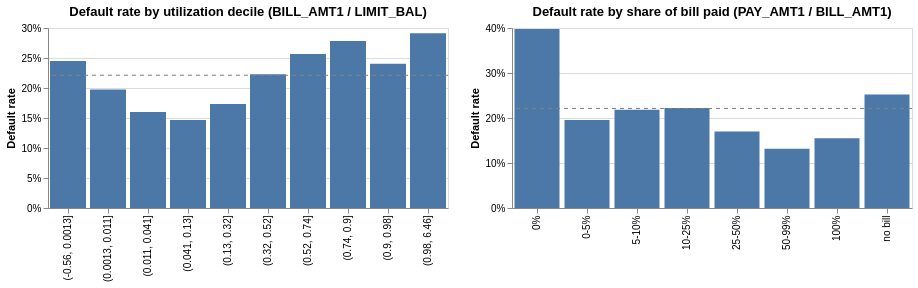

The cell this chart's notebook holds for it:
### Markdown cell above
## 4. Bills and payments

Look at BILL_AMT and PAY_AMT against LIMIT_BAL. Try a quick version of credit utilization (BILL_AMT1 / LIMIT_BAL) and a payment ratio (PAY_AMT1 / BILL_AMT1). Watch for division by zero.

### Code cell
bills = pd.DataFrame(
    {
        # Share of the credit limit used on the latest statement; negative = credit balance
        "utilization": train["BILL_AMT1"] / train["LIMIT_BAL"],
        # Share of the latest bill paid; undefined when there's no positive bill, capped at 1
        "pay_ratio": (train["PAY_AMT1"] / train["BILL_AMT1"])
        .where(train["BILL_AMT1"] > 0)
        .clip(upper=1),
    }
)
display(bills.describe().round(3))

util_groups = pd.qcut(bills["utilization"], 10, precision=2)
pay_groups = (
    pd.cut(
        bills["pay_ratio"],
        [-0.01, 0, 0.05, 0.1, 0.25, 0.5, 0.99, 1],
        labels=["0%", "0-5%", "5-10%", "10-25%", "25-50%", "50-99%", "100%"],
    )
    .cat.add_categories("no bill")
    .fillna("no bill")
)

rate_chart(util_groups, "Default rate by utilization decile (BILL_AMT1 / LIMIT_BAL)") | rate_chart(
    pay_groups, "Default rate by share of bill paid (PAY_AMT1 / BILL_AMT1)"
)

### Figure 1 — Vega specification as saved in the notebook (floating-point values rounded to 4 significant figures)
{"$schema": "https://vega.github.io/schema/vega/v6.json", "data": [{"name": "empty", "values": [{}]}, {"name": "source_0"}, {"name": "data_0", "values": [{"default_rate": 0.245, "default_rate_end": 0.245, "default_rate_start": 0.0, "group": "(-0.56, 0.0013]", "n": 2400}, {"default_rate": 0.1975, "default_rate_end": 0.1975, "default_rate_start": 0.0, "group": "(0.0013, 0.011]", "n": 2400}, {"default_rate": 0.16, "default_rate_end": 0.16, "default_rate_start": 0.0, "group": "(0.011, 0.041]", "n": 2400}, {"default_rate": 0.1467, "default_rate_end": 0.1467, "default_rate_start": 0.0, "group": "(0.041, 0.13]", "n": 2400}, {"default_rate": 0.1733, "default_rate_end": 0.1733, "default_rate_start": 0.0, "group": "(0.13, 0.32]", "n": 2400}, {"default_rate": 0.2229, "default_rate_end": 0.2229, "default_rate_start": 0.0, "group": "(0.32, 0.52]", "n": 2400}, {"default_rate": 0.2567, "default_rate_end": 0.2567, "default_rate_start": 0.0, "group": "(0.52, 0.74]", "n": 2400}, {"default_rate": 0.2783, "default_rate_end": 0.2783, "default_rate_start": 0.0, "group": "(0.74, 0.9]", "n": 2400}, {"default_rate": 0.2404, "default_rate_end": 0.2404, "default_rate_start": 0.0, "group": "(0.9, 0.98]", "n": 2400}, {"default_rate": 0.2913, "default_rate_end": 0.2913, "default_rate_start": 0.0, "group": "(0.98, 6.46]", "n": 2400}]}, {"name": "source_1"}, {"name": "data_1", "values": [{"default_rate": 0.398, "default_rate_end": 0.398, "default_rate_start": 0.0, "group": "0%", "n": 2809}, {"default_rate": 0.1957, "default_rate_end": 0.1957, "default_rate_start": 0.0, "group": "0-5%", "n": 6567}, {"default_rate": 0.2182, "default_rate_end": 0.2182, "default_rate_start": 0.0, "group": "5-10%", "n": 4111}, {"default_rate": 0.2222, "default_rate_end": 0.2222, "default_rate_start": 0.0, "group": "10-25%", "n": 2813}, {"default_rate": 0.1698, "default_rate_end": 0.1698, "default_rate_start": 0.0, "group": "25-50%", "n": 1325}, {"default_rate": 0.1319, "default_rate_end": 0.1319, "default_rate_start": 0.0, "group": "50-99%", "n": 1221}, {"default_rate": 0.1548, "default_rate_end": 0.1548, "default_rate_start": 0.0, "group": "100%", "n": 3100}, {"default_rate": 0.2522, "default_rate_end": 0.2522, "default_rate_start": 0.0, "group": "no bill", "n": 2054}]}, {"name": "source_0_concat_0_x_domain_group", "values": [{"group": "(-0.56, 0.0013]", "sort_field": 0.0}, {"group": "(0.0013, 0.011]", "sort_field": 1.0}, {"group": "(0.011, 0.041]", "sort_field": 2.0}, {"group": "(0.041, 0.13]", "sort_field": 3.0}, {"group": "(0.13, 0.32]", "sort_field": 4.0}, {"group": "(0.32, 0.52]", "sort_field": 5.0}, {"group": "(0.52, 0.74]", "sort_field": 6.0}, {"group": "(0.74, 0.9]", "sort_field": 7.0}, {"group": "(0.9, 0.98]", "sort_field": 8.0}, {"group": "(0.98, 6.46]", "sort_field": 9.0}]}, {"name": "source_1_concat_1_x_domain_group", "values": [{"group": "0%", "sort_field": 0.0}, {"group": "0-5%", "sort_field": 1.0}, {"group": "5-10%", "sort_field": 2.0}, {"group": "10-25%", "sort_field": 3.0}, {"group": "25-50%", "sort_field": 4.0}, {"group": "50-99%", "sort_field": 5.0}, {"group": "100%", "sort_field": 6.0}, {"group": "no bill", "sort_field": 7.0}]}], "signals": [{"name": "childWidth", "value": 400}], "marks": [{"type": "group", "name": "concat_0_group", "encode": {"update": {"height": {"signal": "height"}, "width": {"signal": "childWidth"}}}, "marks": [{"type": "rect", "name": "concat_0_layer_0_marks", "from": {"data": "data_0"}, "encode": {"update": {"y": {"field": "default_rate_end", "scale": "concat_0_y"}, "tooltip": {"signal": "{\"Group\": isValid(datum[\"group\"]) ? isArray(datum[\"group\"]) ? join(datum[\"group\"], '\\n') : datum[\"group\"] : \"\"+datum[\"group\"], \"Default rate\": format(datum[\"default_rate\"], \".1%\"), \"Clients\": format(datum[\"n\"], \",\")}"}, "fill": {"value": "#4c78a8"}, "y2": {"field": "default_rate_start", "scale": "concat_0_y"}, "width": {"signal": "max(0.25, bandwidth('concat_0_x'))"}, "x": {"field": "group", "scale": "concat_0_x"}}}, "style": ["bar"]}, {"type": "rule", "name": "concat_0_layer_1_marks", "from": {"data": "empty"}, "encode": {"update": {"strokeDash": {"value": [4, 4]}, "stroke": {"value": "gray"}, "x": {"field": {"signal": null, "datum": null, "group": "width", "parent": null}}, "x2": {"value": 0}, "y": {"value": 0.2212, "scale": "concat_0_y"}}}, "style": ["rule"]}], "axes": [{"scale": "concat_0_y", "domain": false, "orient": "left", "zindex": 0, "aria": false, "tickCount": {"signal": "ceil(height/40)"}, "grid": true, "minExtent": 0, "ticks": false, "maxExtent": 0, "gridScale": "concat_0_x", "labels": false}, {"scale": "concat_0_x", "labelAlign": "right", "orient": "bottom", "grid": false, "labelAngle": 270, "labelBaseline": "middle", "zindex": 0}, {"scale": "concat_0_y", "tickCount": {"signal": "ceil(height/40)"}, "orient": "left", "grid": false, "title": "Default rate", "labelOverlap": true, "zindex": 0, "format": "%"}], "title": {"text": "Default rate by utilization decile (BILL_AMT1 / LIMIT_BAL)", "frame": "group"}, "style": "cell"}, {"type": "group", "name": "concat_1_group", "encode": {"update": {"width": {"signal": "childWidth"}, "height": {"signal": "height"}}}, "marks": [{"type": "rect", "name": "concat_1_layer_0_marks", "from": {"data": "data_1"}, "encode": {"update": {"y2": {"field": "default_rate_start", "scale": "concat_1_y"}, "y": {"field": "default_rate_end", "scale": "concat_1_y"}, "x": {"field": "group", "scale": "concat_1_x"}, "fill": {"value": "#4c78a8"}, "tooltip": {"signal": "{\"Group\": isValid(datum[\"group\"]) ? isArray(datum[\"group\"]) ? join(datum[\"group\"], '\\n') : datum[\"group\"] : \"\"+datum[\"group\"], \"Default rate\": format(datum[\"default_rate\"], \".1%\"), \"Clients\": format(datum[\"n\"], \",\")}"}, "width": {"signal": "max(0.25, bandwidth('concat_1_x'))"}}}, "style": ["bar"]}, {"type": "rule", "name": "concat_1_layer_1_marks", "from": {"data": "empty"}, "encode": {"update": {"y": {"value": 0.2212, "scale": "concat_1_y"}, "stroke": {"value": "gray"}, "strokeDash": {"value": [4, 4]}, "x": {"field": {"signal": null, "datum": null, "group": "width", "parent": null}}, "x2": {"value": 0}}}, "style": ["rule"]}], "axes": [{"scale": "concat_1_y", "orient": "left", "grid": true, "domain": false, "gridScale": "concat_1_x", "zindex": 0, "tickCount": {"signal": "ceil(height/40)"}, "aria": false, "minExtent": 0, "maxExtent": 0, "ticks": false, "labels": false}, {"scale": "concat_1_x", "orient": "bottom", "labelAngle": 270, "labelAlign": "right", "grid": false, "labelBaseline": "middle", "zindex": 0}, {"scale": "concat_1_y", "tickCount": {"signal": "ceil(height/40)"}, "orient": "left", "labelOverlap": true, "zindex": 0, "title": "Default rate", "format": "%", "grid": false}], "title": {"text": "Default rate by share of bill paid (PAY_AMT1 / BILL_AMT1)", "frame": "group"}, "style": "cell"}], "scales": [{"name": "concat_0_x", "type": "band", "domain": {"data": "source_0_concat_0_x_domain_group", "field": "group", "sort": {"op": "max", "field": "sort_field"}}, "range": [0, {"signal": "childWidth"}], "paddingInner": 0.1, "paddingOuter": 0.05}, {"name": "concat_0_y", "type": "linear", "domain": {"fields": [{"data": "data_0", "field": "default_rate_start"}, {"data": "data_0", "field": "default_rate_end"}, [0.2212]]}, "range": [{"signal": "height"}, 0], "nice": true, "zero": true}, {"name": "concat_1_x", "type": "band", "domain": {"data": "source_1_concat_1_x_domain_group", "field": "group", "sort": {"op": "max", "field": "sort_field"}}, "range": [0, {"signal": "childWidth"}], "paddingInner": 0.1, "paddingOuter": 0.05}, {"name": "concat_1_y", "type": "linear", "domain": {"fields": [{"data": "data_1", "field": "default_rate_start"}, {"data": "data_1", "field": "default_rate_end"}, [0.2212]]}, "range": [{"signal": "height"}, 0], "nice": true, "zero": true}], "layout": {"padding": 20, "bounds": "full", "align": "each"}, "padding": 5, "height": 180, "background": "white"}
